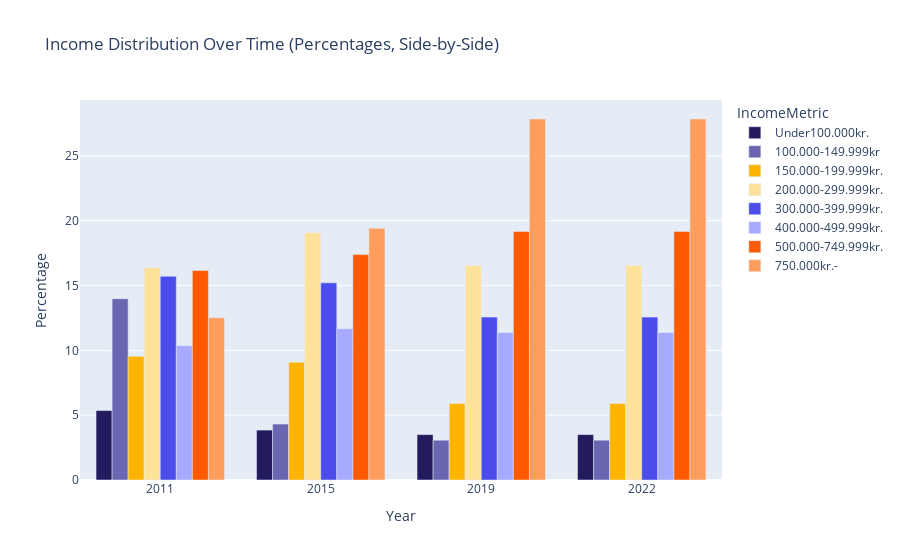

The notebook cell this image was saved under:
### Markdown cell above
Number households seems small... TODO https://www.kk.dk/om-kommunen/fakta-og-statistik/noegletalsanalyser

Population count: Kommuner: Tårnby + København + Frederiksberg:
44107+669362+106169 = 819638 people

Average people in a household: All of Denmark 5998205 population / 1857302 households (march 2025) = 3.2295 people pr household

Household source: https://www.dst.dk/en/Statistik/emner/borgere/husstande-familier-og-boern/husstande-og-familier

Population source: https://www.dst.dk/en/Statistik/emner/borgere/befolkning/befolkningstal 

819638 / 3.2295 = 253797.18 households in copenhagen.

This is less than shown 388705.0 households. But an Urban area like Copenhagen could have smaller average household size than other areas. If 2 people pr household the population fits.

Could just find a source for copenhagen households...

### Code cell
# Filter income brackets
df_income_filtered = df_income_long[df_income_long['IncomeMetric'].isin(income_brackets)].copy()

# Apply income order
df_income_filtered['IncomeMetric'] = pd.Categorical(df_income_filtered['IncomeMetric'], categories=income_brackets, ordered=True)

# Aggregate by Year and Income Bracket
df_income_grouped = df_income_filtered.groupby(['Year', 'IncomeMetric'], observed=True)['Value'].sum().reset_index()

# Normalize counts to percentages per year
df_income_grouped['Percentage'] = df_income_grouped.groupby('Year')['Value'].transform(lambda x: 100 * x / x.sum())

# Apply colors (reuse your palette)
palette = dict(zip(income_brackets, expanded_colors[:len(income_brackets)]))

# Plot percentages (side-by-side)
fig = px.bar(
    df_income_grouped,
    x='Year',
    y='Percentage',
    color='IncomeMetric',
    barmode='group',
    title='Income Distribution Over Time (Percentages, Side-by-Side)',
    category_orders={'IncomeMetric': income_brackets},
    color_discrete_map=palette
)

# Sort years
fig.update_layout(
    xaxis=dict(
        categoryorder='array',
        categoryarray=sorted(df_income_grouped['Year'].unique())
    )
)

fig.show()

### Figure 1 — Plotly figure (JSON) as saved in the notebook; plotly's stock layout.template omitted (floating-point values rounded to 4 significant figures)
{"data": [{"alignmentgroup": "True", "hovertemplate": "IncomeMetric=Under100.000kr.<br>Year=%{x}<br>Percentage=%{y}<extra></extra>", "legendgroup": "Under100.000kr.", "marker": {"color": "#241B5F", "pattern": {"shape": ""}}, "name": "Under100.000kr.", "offsetgroup": "Under100.000kr.", "orientation": "v", "showlegend": true, "textposition": "auto", "type": "bar", "x": ["2011", "2015", "2019", "2022"], "xaxis": "x", "y": [5.358, 3.851, 3.503, 3.503], "yaxis": "y"}, {"alignmentgroup": "True", "hovertemplate": "IncomeMetric=100.000-149.999kr<br>Year=%{x}<br>Percentage=%{y}<extra></extra>", "legendgroup": "100.000-149.999kr", "marker": {"color": "#6A66B2", "pattern": {"shape": ""}}, "name": "100.000-149.999kr", "offsetgroup": "100.000-149.999kr", "orientation": "v", "showlegend": true, "textposition": "auto", "type": "bar", "x": ["2011", "2015", "2019", "2022"], "xaxis": "x", "y": [13.98, 4.311, 3.069, 3.069], "yaxis": "y"}, {"alignmentgroup": "True", "hovertemplate": "IncomeMetric=150.000-199.999kr.<br>Year=%{x}<br>Percentage=%{y}<extra></extra>", "legendgroup": "150.000-199.999kr.", "marker": {"color": "#FFB400", "pattern": {"shape": ""}}, "name": "150.000-199.999kr.", "offsetgroup": "150.000-199.999kr.", "orientation": "v", "showlegend": true, "textposition": "auto", "type": "bar", "x": ["2011", "2015", "2019", "2022"], "xaxis": "x", "y": [9.54, 9.084, 5.906, 5.906], "yaxis": "y"}, {"alignmentgroup": "True", "hovertemplate": "IncomeMetric=200.000-299.999kr.<br>Year=%{x}<br>Percentage=%{y}<extra></extra>", "legendgroup": "200.000-299.999kr.", "marker": {"color": "#FFE299", "pattern": {"shape": ""}}, "name": "200.000-299.999kr.", "offsetgroup": "200.000-299.999kr.", "orientation": "v", "showlegend": true, "textposition": "auto", "type": "bar", "x": ["2011", "2015", "2019", "2022"], "xaxis": "x", "y": [16.38, 19.07, 16.55, 16.55], "yaxis": "y"}, {"alignmentgroup": "True", "hovertemplate": "IncomeMetric=300.000-399.999kr.<br>Year=%{x}<br>Percentage=%{y}<extra></extra>", "legendgroup": "300.000-399.999kr.", "marker": {"color": "#4A4DE9", "pattern": {"shape": ""}}, "name": "300.000-399.999kr.", "offsetgroup": "300.000-399.999kr.", "orientation": "v", "showlegend": true, "textposition": "auto", "type": "bar", "x": ["2011", "2015", "2019", "2022"], "xaxis": "x", "y": [15.71, 15.21, 12.57, 12.57], "yaxis": "y"}, {"alignmentgroup": "True", "hovertemplate": "IncomeMetric=400.000-499.999kr.<br>Year=%{x}<br>Percentage=%{y}<extra></extra>", "legendgroup": "400.000-499.999kr.", "marker": {"color": "#A7AAFF", "pattern": {"shape": ""}}, "name": "400.000-499.999kr.", "offsetgroup": "400.000-499.999kr.", "orientation": "v", "showlegend": true, "textposition": "auto", "type": "bar", "x": ["2011", "2015", "2019", "2022"], "xaxis": "x", "y": [10.36, 11.66, 11.38, 11.38], "yaxis": "y"}, {"alignmentgroup": "True", "hovertemplate": "IncomeMetric=500.000-749.999kr.<br>Year=%{x}<br>Percentage=%{y}<extra></extra>", "legendgroup": "500.000-749.999kr.", "marker": {"color": "#FF5A00", "pattern": {"shape": ""}}, "name": "500.000-749.999kr.", "offsetgroup": "500.000-749.999kr.", "orientation": "v", "showlegend": true, "textposition": "auto", "type": "bar", "x": ["2011", "2015", "2019", "2022"], "xaxis": "x", "y": [16.16, 17.39, 19.18, 19.18], "yaxis": "y"}, {"alignmentgroup": "True", "hovertemplate": "IncomeMetric=750.000kr.-<br>Year=%{x}<br>Percentage=%{y}<extra></extra>", "legendgroup": "750.000kr.-", "marker": {"color": "#FF9D5C", "pattern": {"shape": ""}}, "name": "750.000kr.-", "offsetgroup": "750.000kr.-", "orientation": "v", "showlegend": true, "textposition": "auto", "type": "bar", "x": ["2011", "2015", "2019", "2022"], "xaxis": "x", "y": [12.52, 19.42, 27.85, 27.85], "yaxis": "y"}], "layout": {"barmode": "group", "legend": {"title": {"text": "IncomeMetric"}, "tracegroupgap": 0}, "title": {"text": "Income Distribution Over Time (Percentages, Side-by-Side)"}, "xaxis": {"anchor": "y", "categoryarray": ["2011", "2015", "2019", "2022"], "categoryorder": "array", "domain": [0, 1], "title": {"text": "Year"}}, "yaxis": {"anchor": "x", "domain": [0, 1], "title": {"text": "Percentage"}}}}
